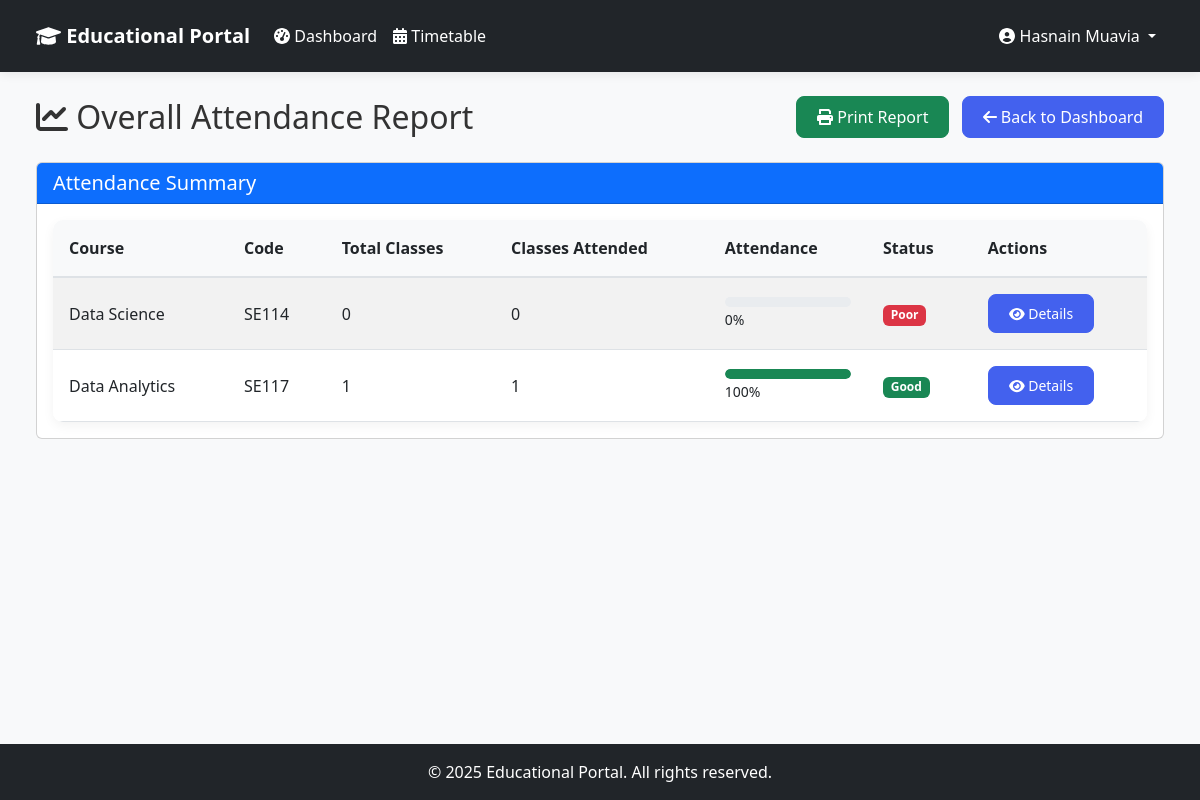
Page /student-dashboard/report/ (signed in) on the earlier database version.
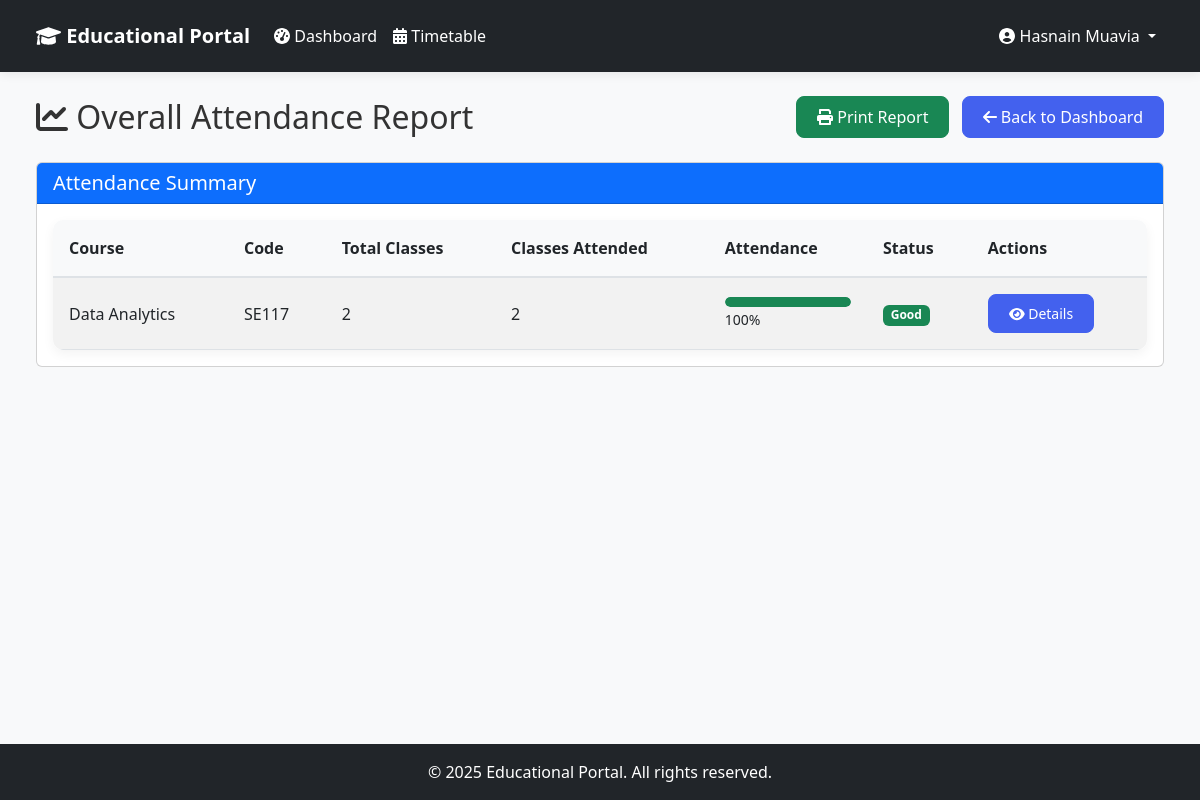
Same page on the later database version.
### core/models.py (models this page shows, shortened)
class Course(models.Model):
    name = models.CharField(max_length=100)
    code = models.CharField(max_length=20, unique=True)
    description = models.TextField(blank=True, null=True)

### student_dashboard/views.py (the view)
# urls.py: path('report/', views.generate_report, name='student_generate_report'),
@login_required
@user_passes_test(is_student)
def generate_report(request, course_id=None):
    student = get_object_or_404(Student, user=request.user)
    if course_id:
        course = get_object_or_404(Course, id=course_id, students=student)
        attendance_records = Attendance.objects.filter(student=student, course=course).order_by('-date')
        total_classes = attendance_records.count()
        present_classes = attendance_records.filter(is_present=True).count()
        attendance_percentage = round((present_classes / total_classes * 100) if total_classes > 0 else 0)
        context = {
            'student': student,
            'course': course,
            'attendance_records': attendance_records,
            'total_classes': total_classes,
            'present_classes': present_classes,
            'attendance_percentage': attendance_percentage,
        }
    else:
        courses = student.courses.all()
        attendance_data = []
        for course in courses:
            attendance_records = Attendance.objects.filter(student=student, course=course)
            total_classes = attendance_records.count()
            present_classes = attendance_records.filter(is_present=True).count()
            attendance_percentage = round((present_classes / total_classes * 100) if total_classes > 0 else 0)
            attendance_data.append({
                'course': course,
                'total_classes': total_classes,
                'present_classes': present_classes,
                'attendance_percentage': attendance_percentage,
            })
        context = {
            'student': student,
            'attendance_data': attendance_data,
        }
    return render(request, 'student_dashboard/report.html', context)

### core/models.py (called while the page is built)
    def is_faculty(self):
        return self.role == Role.FACULTY

    def is_student(self):
        return self.role == Role.STUDENT

### student_dashboard/views.py (called while the page is built)
def is_student(user):
    return user.is_authenticated and user.is_student()

### templates/student_dashboard/report.html (shortened to what the changed rows need)
{% extends 'base.html' %}
{% block content %}
<div class="container-fluid">
    <div class="d-flex justify-content-between align-items-center mb-4">
        <h2 class="mb-0">
            <i class="fas fa-chart-line"></i>
            {% if course %}
            Attendance Report: {{ course.name }}
            {% else %}
            Overall Attendance Report
            {% endif %}
        </h2>
    </div>
    <div class="card mb-4">
        <div class="card-body">
            {% if course %}
            <div class="row">
                <div class="col-md-4">
                    <div class="card mb-3">
                        <div class="card-body text-center">
                            <h5 class="card-title">Total Classes</h5>
                            <h2 class="display-4">{{ total_classes }}</h2>
                        </div>
                    </div>
                </div>
                <div class="col-md-4">
                    <div class="card mb-3">
                        <div class="card-body text-center">
                            <h5 class="card-title">Classes Attended</h5>
                            <h2 class="display-4">{{ present_classes }}</h2>
                        </div>
                    </div>
                </div>
                <div class="col-md-4">
                    <div class="card mb-3">
                        <div class="card-body text-center">
                            <h5 class="card-title">Attendance Percentage</h5>
                            <h2 class="display-4">{{ attendance_percentage }}%</h2>
                            <div class="progress mt-2" style="height: 10px;">
                                <div class="progress-bar
                                    {% if attendance_percentage >= 75 %}
                                    bg-success
                                    {% elif attendance_percentage >= 60 %}
                                    bg-warning
                                    {% else %}
                                    bg-danger
                                    {% endif %}"
                                     role="progressbar"
                                     style="width: {{ attendance_percentage }}%"
                                     aria-valuenow="{{ attendance_percentage }}"
                                     aria-valuemin="0"
                                     aria-valuemax="100">
                                </div>
                            </div>
                        </div>
                    </div>
                </div>
            </div>
            <h5 class="mt-4 mb-3">Attendance Details</h5>
            <div class="table-responsive">
                <table class="table table-striped table-hover">
                    <thead>
                        <tr>
                            <th>Date</th>
                            <th>Status</th>
                        </tr>
                    </thead>
                    <tbody>
                        {% for record in attendance_records %}
                        <tr>
                            <td>{{ record.date }}</td>
                            <td>
                                {% if record.is_present %}
                                <span class="badge bg-success">Present</span>
                                {% else %}
                                <span class="badge bg-danger">Absent</span>
                                {% endif %}
                            </td>
                        </tr>
                        {% empty %}
                        <tr>
                            <td colspan="2" class="text-center">No attendance records found.</td>
                        </tr>
                        {% endfor %}
                    </tbody>
                </table>
            </div>
            {% else %}
            <div class="table-responsive">
                <table class="table table-striped table-hover">
                    <thead>
                        <tr>
                            <th>Course</th>
                            <th>Code</th>
                            <th>Total Classes</th>
                            <th>Classes Attended</th>
                            <th>Attendance</th>
                            <th>Status</th>
                            <th>Actions</th>
                        </tr>
                    </thead>
                    <tbody>
                        {% for item in attendance_data %}
                        <tr>
                            <td>{{ item.course.name }}</td>
                            <td>{{ item.course.code }}</td>
                            <td>{{ item.total_classes }}</td>
                            <td>{{ item.present_classes }}</td>
                            <td>
                                <div class="progress" style="height: 10px;">
                                    <div class="progress-bar
                                        {% if item.attendance_percentage >= 75 %}
                                        bg-success
                                        {% elif item.attendance_percentage >= 60 %}
                                        bg-warning
                                        {% else %}
                                        bg-danger
                                        {% endif %}"
                                         role="progressbar"
                                         style="width: {{ item.attendance_percentage }}%"
                                         aria-valuenow="{{ item.attendance_percentage }}"
                                         aria-valuemin="0"
                                         aria-valuemax="100">
                                    </div>
                                </div>
                                <small>{{ item.attendance_percentage }}%</small>
                            </td>
                            <td>
                                {% if item.attendance_percentage >= 75 %}
                                <span class="badge bg-success">Good</span>
                                {% elif item.attendance_percentage >= 60 %}
                                <span class="badge bg-warning">Average</span>
                                {% else %}
                                <span class="badge bg-danger">Poor</span>
                                {% endif %}
                            </td>
                            <td>
                                <a href="{% url 'student_course_report' item.course.id %}" class="btn btn-sm btn-primary">
                                    <i class="fas fa-eye"></i> Details
                                </a>
                            </td>
                        </tr>
                        {% empty %}
                        <tr>
                            <td colspan="7" class="text-center">No attendance data available.</td>
                        </tr>
                        {% endfor %}
                    </tbody>
                </table>
            </div>
            {% endif %}
        </div>
    </div>
</div>
{% endblock %}

Differences in the rows shown:
removed Course: course.name "Data Science", course.code "SE114", total_classes "0", present_classes "0", attendance_percentage "0", shows "Poor"
computed for Course "Data Analytics": total_classes "1" → "2"; present_classes "1" → "2"
